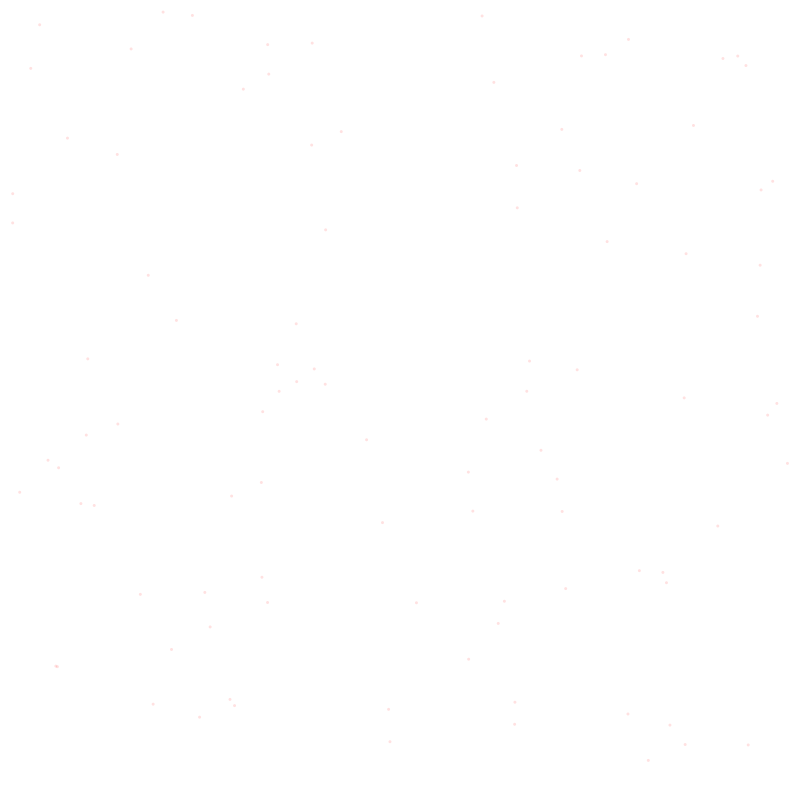
Frame 1 (no input)
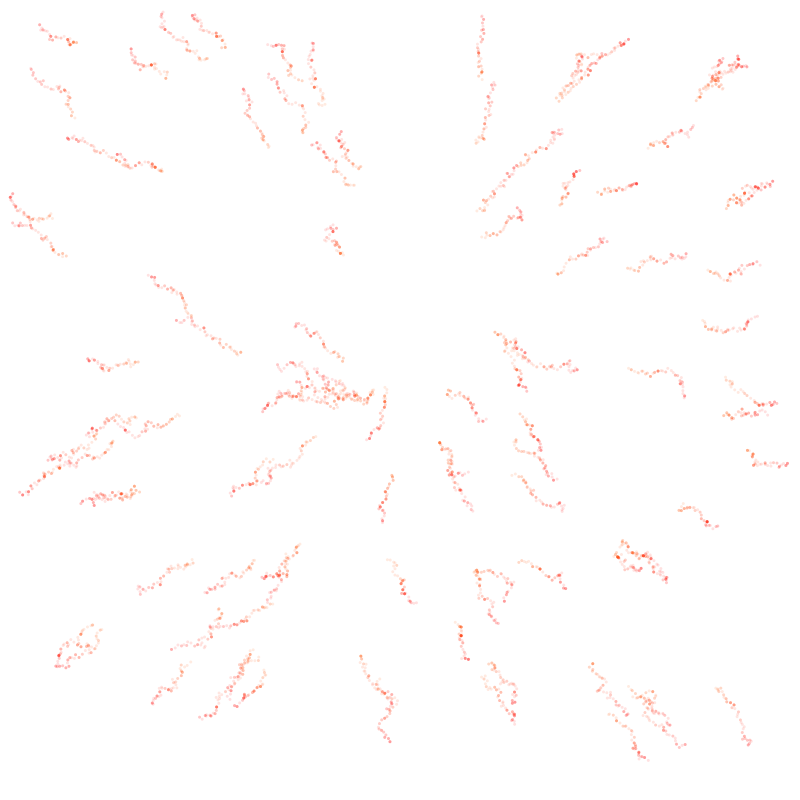
Frame 60 (the mouse pressed at the canvas centre just before this capture)
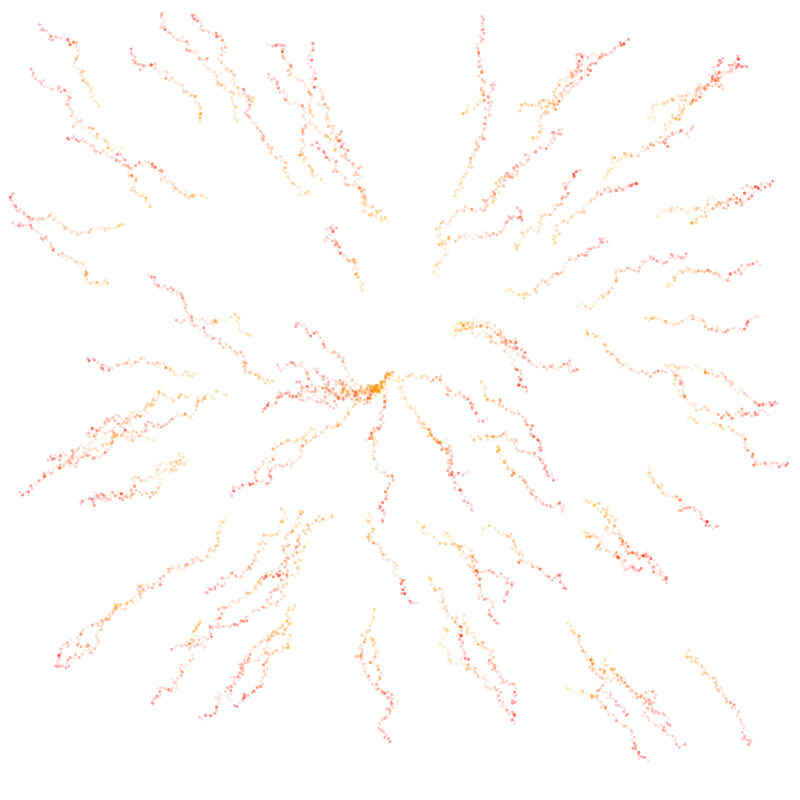
Frame 120 (the mouse held since frame 60 and released just before this capture)

The Processing sketch that drew these frames (run headless with seeded random() and noise(); from frame 60 on, the mouse is pressed at the canvas centre):

// Processing sketch: processing_154255
// ── processing_154255.pde

int nbePoints=100;
Points pointsGroup;
PVector center;
boolean drawing=true;

void setup() {
  size(800, 800);
  smooth();
  colorMode(HSB,360,255,255);
  PVector[]points=new PVector[nbePoints];
  for (int i=0; i<nbePoints; i++) {
    points[i]=new PVector(random(width),random(height));//width/2+random(-width/4,width/4),height/2+ random(-height/4,height/4));
  }
  pointsGroup=new Points(points);
  background(0,0,255);
  noStroke();
}
void draw() {
  if(drawing){
  fill((frameCount/3)%360, 255, 255,30);}
  else{
  fill((frameCount/3)%360, 255, 255);
  background(0);
  }
  
  pointsGroup.display();
  pointsGroup.transform();
}
void mouseReleased(){
   drawing=!drawing;
   if(drawing)background(0,0,255);
}
class Points {
  PVector[] points;
  float speed;
  Points(PVector[] points) {
    this.points=points;
    speed=random(5);
  }
  void display() {
    for (PVector pv : points) {
      ellipse(pv.x, pv.y, 3, 3);
    }
  }
  void transform() {
    for (int i=0; i<nbePoints; i++) {
      
      //float distance0=dist(center.x,center.y,points[i].x,points[i].y);
      PVector temp=new PVector(points[i].x, points[i].y);
      temp.x+=random(-speed,speed);
      temp.y+=random(-speed, speed);
      if ((getMaxDist(i,points[i])>getMaxDist(i,temp) && frameCount%800<300) ||(getMinDist(i,points[i])<getMinDist(i,temp)&& frameCount%800>=300)) {  
        points[i]=temp;
      }
    }
  }
  float getMinDist(int index,PVector pv){
    float distance=500;
      for (int j=0; j<nbePoints; j++) {
        center=points[j];
        if (j!=index)distance=min(distance, dist(center.x, center.y, pv.x, pv.y));
      }
      distance=min(distance, pv.y);
      distance=min(distance, pv.x);
      distance=min(distance, height-pv.y);
      distance=min(distance, width-pv.x);
      return distance;
  }
  float getMaxDist(int index,PVector pv){
    float distance=0;
      for (int j=0; j<nbePoints; j++) {
        center=points[j];
        distance=max(distance, dist(center.x, center.y, pv.x, pv.y));
      }
      
      return distance;
  }
}
